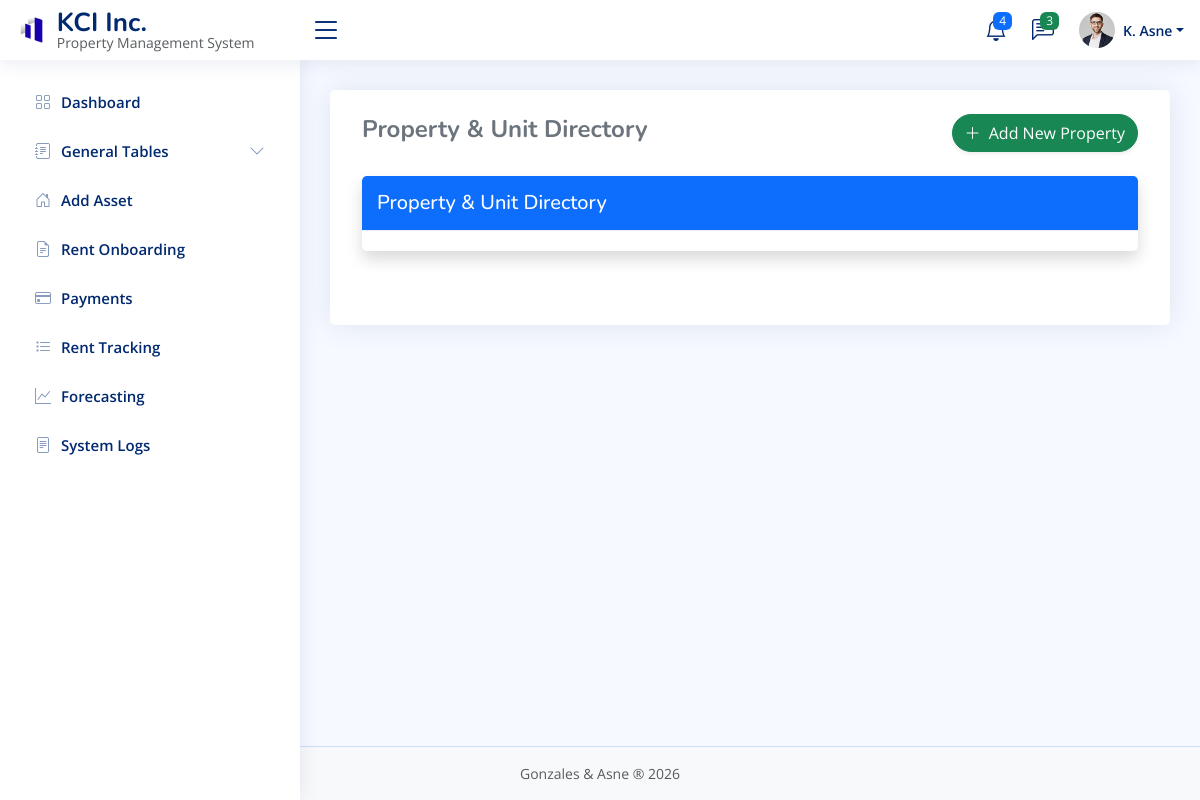
Before: /admin.php?page=add_asset with the older database file.
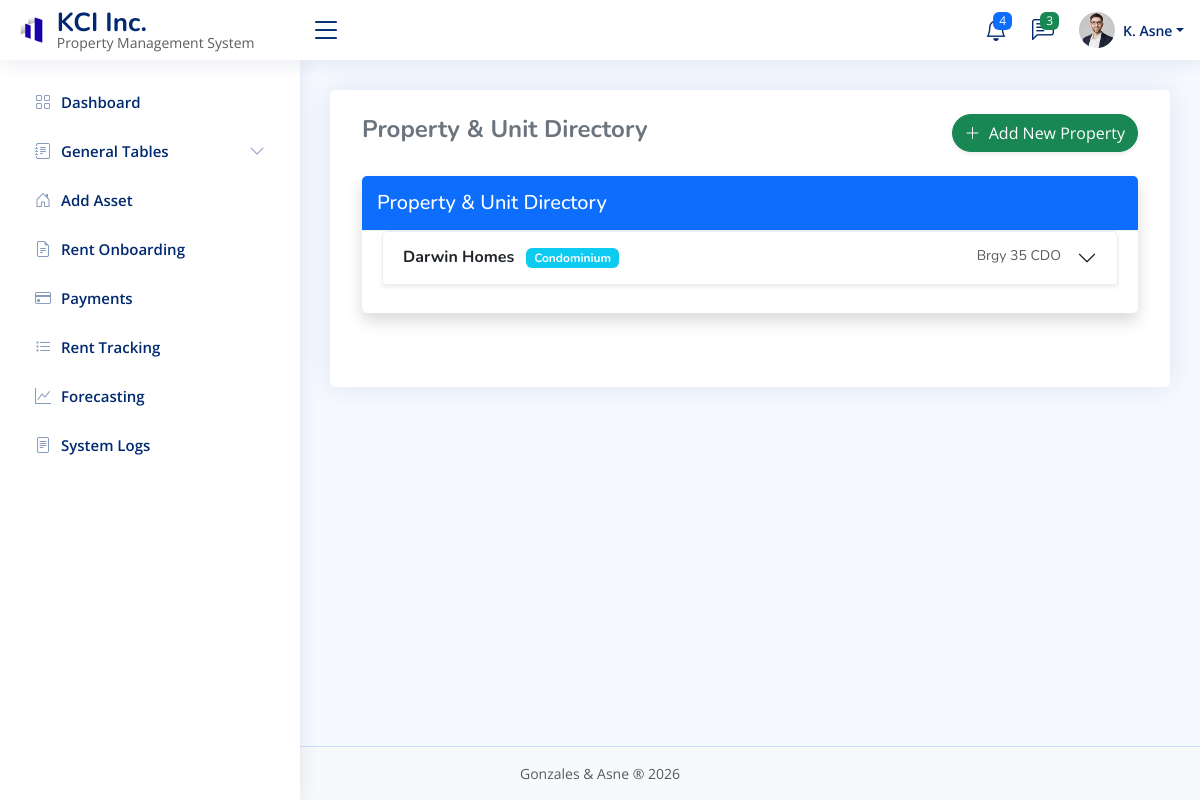
After: the same page with the newer database file.
### tables this page shows
CREATE TABLE `properties` (
  `property_id` int(11) NOT NULL,
  `user_id` int(11) NOT NULL,
  `property_name` varchar(100) DEFAULT NULL,
  `type` enum('Condominium','Boarding House','Rental Home') DEFAULT NULL,
  `address` varchar(255) DEFAULT NULL,
  `status` enum('available','unavailable','under maintenance','renovation') DEFAULT NULL,
  `created_at` timestamp NOT NULL DEFAULT current_timestamp(),
  `updated_at` timestamp NOT NULL DEFAULT current_timestamp() ON UPDATE current_timestamp()
);

### admin_modules/add_asset.php (the view, shortened to what this page needs)
<?php
require_once "conn.php";
$result = $conn->query("
    SELECT p.*, u.user_id, CONCAT(u.first_name, ' ', u.last_name) AS owner_fullname
    FROM properties p
    JOIN users u ON p.user_id = u.user_id
    WHERE u.role = 'Owner'
    ORDER BY p.property_id DESC
");
?>
<div class="container-fluid py-4">
    <div class="d-flex justify-content-between align-items-center mb-4">
        <h4 class="fw-bold text-secondary">Property & Unit Directory</h4>
        <button class="btn btn-success shadow-sm rounded-pill" data-bs-toggle="modal" data-bs-target="#addModal">
            <i class="bi bi-plus-lg me-1"></i> Add New Property
        </button>
    </div>
    <div class="card shadow">
    <div class="card-header bg-primary text-white d-flex justify-content-between align-items-center">
        <h5 class="mb-0">Property & Unit Directory</h5>
    </div>
    <div class="card-body">
        <div class="accordion" id="propAccordion">
            <?php while ($r = $result->fetch_assoc()): ?>
                <div class="accordion-item mb-2 shadow-sm">
                    <h2 class="accordion-header">
                        <button class="accordion-button collapsed" type="button" data-bs-toggle="collapse"
                            data-bs-target="#collapse<?= $r['property_id'] ?>">
                            <div class="d-flex justify-content-between w-100 pe-3">
                                <span>
                                    <strong><?= htmlspecialchars($r['property_name']) ?></strong>
                                    <span class="badge bg-info ms-2"><?= $r['type'] ?></span>
                                </span>
                                <small class="text-muted"><?= htmlspecialchars($r['address']) ?></small>
                            </div>
                        </button>
                    </h2>
                </div>
            <?php endwhile; ?>
        </div>
    </div>
</div>

Changed rows visible on the page:
added properties: property_name "Darwin Homes", type "Condominium", address "Brgy 35 CDO"
